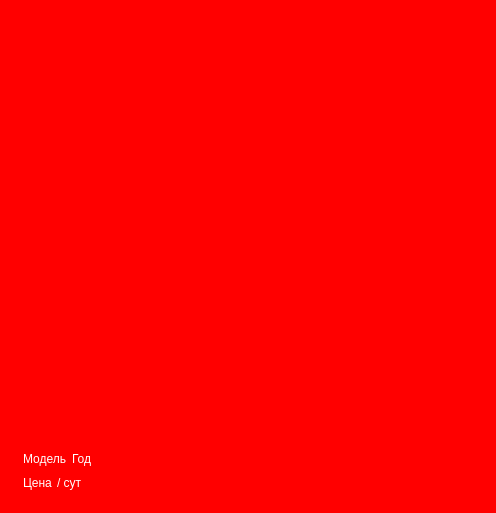
<?xml version="1.0" encoding="UTF-8"?>
<ui version="4.0">
 <class>elementCar</class>
 <widget class="QWidget" name="elementCar">
  <property name="geometry">
   <rect>
    <x>0</x>
    <y>0</y>
    <width>484</width>
    <height>500</height>
   </rect>
  </property>
  <property name="sizePolicy">
   <sizepolicy hsizetype="Preferred" vsizetype="Maximum">
    <horstretch>0</horstretch>
    <verstretch>0</verstretch>
   </sizepolicy>
  </property>
  <property name="minimumSize">
   <size>
    <width>0</width>
    <height>0</height>
   </size>
  </property>
  <property name="maximumSize">
   <size>
    <width>485</width>
    <height>500</height>
   </size>
  </property>
  <property name="windowTitle">
   <string>Form</string>
  </property>
  <property name="styleSheet">
   <string notr="true">* {
	color: #fff;
	background-color: red;
}

QLineEdit {
	background-color: #16191d;
	padding: 5px 10px;
	border-top-left-radius: 10px;
	border-bottom-left-radius: 10px;
	border-top-right-radius: 10px;
	border-bottom-right-radius: 10px;
}</string>
  </property>
  <layout class="QVBoxLayout" name="verticalLayout_2">
   <item>
    <widget class="QGroupBox" name="groupBox">
     <property name="minimumSize">
      <size>
       <width>0</width>
       <height>0</height>
      </size>
     </property>
     <property name="maximumSize">
      <size>
       <width>16777215</width>
       <height>16777215</height>
      </size>
     </property>
     <property name="styleSheet">
      <string notr="true">border: none</string>
     </property>
     <property name="title">
      <string/>
     </property>
     <layout class="QHBoxLayout" name="horizontalLayout">
      <property name="spacing">
       <number>0</number>
      </property>
      <property name="leftMargin">
       <number>0</number>
      </property>
      <property name="topMargin">
       <number>15</number>
      </property>
      <property name="rightMargin">
       <number>0</number>
      </property>
      <property name="bottomMargin">
       <number>0</number>
      </property>
      <item>
       <widget class="QFrame" name="frame_2">
        <property name="maximumSize">
         <size>
          <width>16777215</width>
          <height>16777215</height>
         </size>
        </property>
        <property name="frameShape">
         <enum>QFrame::StyledPanel</enum>
        </property>
        <property name="frameShadow">
         <enum>QFrame::Raised</enum>
        </property>
        <layout class="QVBoxLayout" name="verticalLayout">
         <item>
          <widget class="QFrame" name="frame_3">
           <property name="maximumSize">
            <size>
             <width>405</width>
             <height>405</height>
            </size>
           </property>
           <property name="frameShape">
            <enum>QFrame::StyledPanel</enum>
           </property>
           <property name="frameShadow">
            <enum>QFrame::Raised</enum>
           </property>
           <layout class="QVBoxLayout" name="verticalLayout_4">
            <property name="leftMargin">
             <number>0</number>
            </property>
            <property name="topMargin">
             <number>0</number>
            </property>
            <property name="rightMargin">
             <number>0</number>
            </property>
            <property name="bottomMargin">
             <number>10</number>
            </property>
            <item>
             <widget class="QLabel" name="label">
              <property name="minimumSize">
               <size>
                <width>400</width>
                <height>400</height>
               </size>
              </property>
              <property name="maximumSize">
               <size>
                <width>400</width>
                <height>400</height>
               </size>
              </property>
              <property name="text">
               <string/>
              </property>
             </widget>
            </item>
           </layout>
          </widget>
         </item>
         <item alignment="Qt::AlignTop">
          <widget class="QFrame" name="frame_4">
           <property name="frameShape">
            <enum>QFrame::StyledPanel</enum>
           </property>
           <property name="frameShadow">
            <enum>QFrame::Raised</enum>
           </property>
           <layout class="QVBoxLayout" name="verticalLayout_5">
            <property name="spacing">
             <number>10</number>
            </property>
            <property name="leftMargin">
             <number>0</number>
            </property>
            <property name="topMargin">
             <number>0</number>
            </property>
            <property name="rightMargin">
             <number>0</number>
            </property>
            <property name="bottomMargin">
             <number>0</number>
            </property>
            <item>
             <widget class="QFrame" name="frame_6">
              <property name="frameShape">
               <enum>QFrame::StyledPanel</enum>
              </property>
              <property name="frameShadow">
               <enum>QFrame::Raised</enum>
              </property>
              <layout class="QFormLayout" name="formLayout_2">
               <property name="horizontalSpacing">
                <number>5</number>
               </property>
               <property name="verticalSpacing">
                <number>0</number>
               </property>
               <property name="leftMargin">
                <number>0</number>
               </property>
               <property name="topMargin">
                <number>0</number>
               </property>
               <property name="rightMargin">
                <number>0</number>
               </property>
               <property name="bottomMargin">
                <number>0</number>
               </property>
               <item row="0" column="0">
                <widget class="QLabel" name="model">
                 <property name="text">
                  <string>Модель</string>
                 </property>
                </widget>
               </item>
               <item row="0" column="1">
                <widget class="QLabel" name="year">
                 <property name="text">
                  <string>Год</string>
                 </property>
                </widget>
               </item>
              </layout>
             </widget>
            </item>
            <item>
             <widget class="QFrame" name="frame_5">
              <property name="frameShape">
               <enum>QFrame::StyledPanel</enum>
              </property>
              <property name="frameShadow">
               <enum>QFrame::Raised</enum>
              </property>
              <layout class="QFormLayout" name="formLayout">
               <property name="horizontalSpacing">
                <number>5</number>
               </property>
               <property name="verticalSpacing">
                <number>0</number>
               </property>
               <property name="leftMargin">
                <number>0</number>
               </property>
               <property name="topMargin">
                <number>0</number>
               </property>
               <property name="rightMargin">
                <number>0</number>
               </property>
               <property name="bottomMargin">
                <number>0</number>
               </property>
               <item row="0" column="0">
                <widget class="QLabel" name="cost">
                 <property name="text">
                  <string>Цена</string>
                 </property>
                </widget>
               </item>
               <item row="0" column="1">
                <widget class="QLabel" name="label_4">
                 <property name="text">
                  <string>/ сут</string>
                 </property>
                </widget>
               </item>
              </layout>
             </widget>
            </item>
           </layout>
          </widget>
         </item>
        </layout>
       </widget>
      </item>
      <item alignment="Qt::AlignVCenter">
       <widget class="QFrame" name="buttonBox">
        <property name="frameShape">
         <enum>QFrame::StyledPanel</enum>
        </property>
        <property name="frameShadow">
         <enum>QFrame::Raised</enum>
        </property>
        <layout class="QVBoxLayout" name="verticalLayout_3">
         <item>
          <widget class="QPushButton" name="deleteCarBtn">
           <property name="text">
            <string/>
           </property>
           <property name="icon">
            <iconset resource="../resources.qrc">
             <normaloff>:/icons/trash-2.svg</normaloff>:/icons/trash-2.svg</iconset>
           </property>
           <property name="iconSize">
            <size>
             <width>24</width>
             <height>24</height>
            </size>
           </property>
          </widget>
         </item>
         <item>
          <widget class="QPushButton" name="editCarBtn">
           <property name="text">
            <string/>
           </property>
           <property name="icon">
            <iconset resource="../resources.qrc">
             <normaloff>:/icons/edit.svg</normaloff>:/icons/edit.svg</iconset>
           </property>
           <property name="iconSize">
            <size>
             <width>24</width>
             <height>24</height>
            </size>
           </property>
          </widget>
         </item>
        </layout>
       </widget>
      </item>
     </layout>
    </widget>
   </item>
  </layout>
 </widget>
 <resources>
  <include location="../resources.qrc"/>
 </resources>
 <connections/>
</ui>
